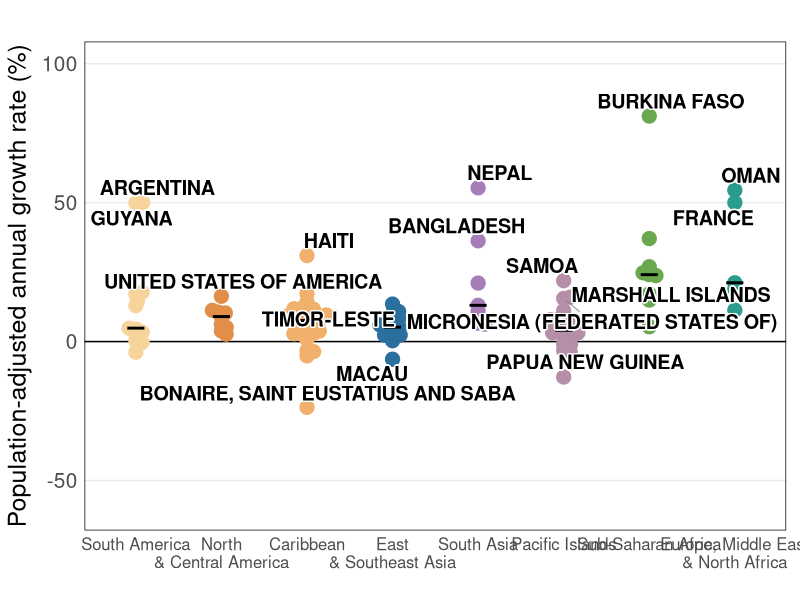
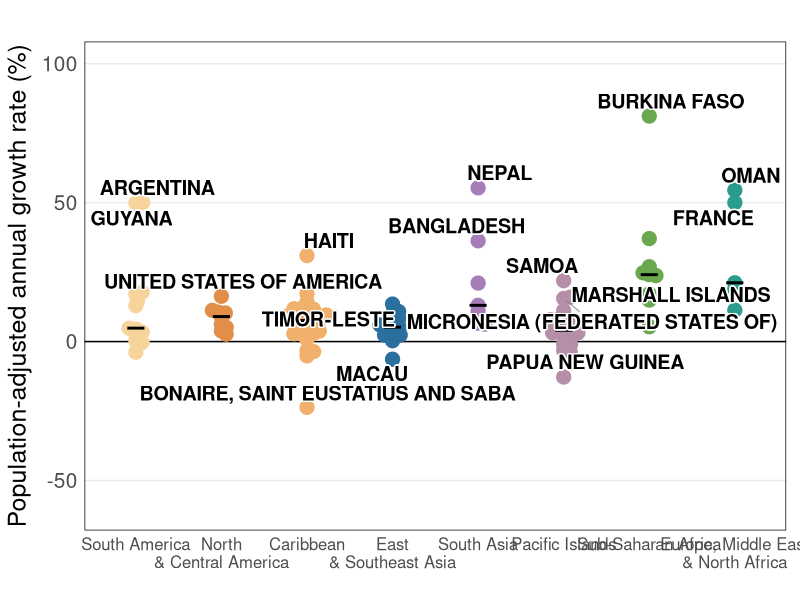

The R source for these figures, in order:
# ==============================================================================
# FIG 3B (MI) — per-country population-adjusted growth rates, 1990-2024
# ==============================================================================
# Fully MI-based: the DOTS are the per-country Rubin-pooled MI estimates
# (country_growth_pooled.csv, metric country_growth_pct) and the black MEDIAN
# lines are the median of the plotted per-country estimates — a visual summary
# of the dots, so the figure is self-consistent. The MI-pooled regional median
# (growth_pooled.csv, region_growth_pct: the median computed within each imputed
# dataset, then pooled) is a different summary read here ONLY for the console
# cross-check — it is not drawn in the figure and not a manuscript-cited number.
# Its interval covers the between-imputation spread only (percentile of the 50
# per-dataset medians), so it is not a full 95% CI.
# The median segments' x-positions are taken from the display-order factor
# explicitly, so they sit on the same category positions as the axis.
# Inputs:  runs/mi_full/growth/country_growth_pooled.csv, runs/mi_full/growth/growth_pooled.csv
# Output:  output/figures/fig3b_MI.png
# ==============================================================================

library(dplyr)
library(ggplot2)
library(ggbeeswarm)
library(ggrepel)
# Under Rscript there is no screen device, so print() of a plot would write Rplots.pdf;
# send those calls to a null device. ggsave() opens its own device and is unaffected.
if (!interactive()) pdf(NULL)

region_cols <- c(
  "South America" = "#F6D49B",
  "North & Central America" = "#E28E49",
  "Caribbean" = "#F2B06D",
  "East & Southeast Asia" = "#2A6F9E",
  "South Asia" = "#A57DB8",
  "Pacific Islands" = "#B58EA8",
  "Sub-Saharan Africa" = "#6AA84F",
  "Europe, Middle East & North Africa" = "#2A9D8F"
)
lv <- names(region_cols) # display order

cty <- read.csv("runs/mi_full/growth/country_growth_pooled.csv") %>%
  filter(metric == "country_growth_pct") %>%
  mutate(od_region = factor(od_region, levels = lv))
# direction of the pooled country-level growth rates
cat("\n=== country growth direction (pooled point estimates) ===\n")
cty %>%
  mutate(direction = case_when(
    point > 0 ~ "increasing",
    point < 0 ~ "decreasing",
    TRUE ~ NA_character_
  )) %>%
  count(direction) %>%
  as.data.frame() %>%
  print(row.names = FALSE)
print(as.data.frame(cty), row.names = FALSE)

# drawn lines = median of the plotted points; the MI-pooled regional medians
# (growth_pooled.csv) are read ONLY for the console cross-check below — they are
# not plotted and not cited in the manuscript
region_medians <- cty %>%
  group_by(od_region) %>%
  summarise(median_rate = median(point), n = dplyr::n(), .groups = "drop") %>%
  mutate(xpos = as.numeric(od_region))
pooled_medians <- read.csv("runs/mi_full/growth/growth_pooled.csv") %>%
  filter(metric == "region_growth_pct") %>%
  transmute(
    od_region = factor(scope, levels = lv), pooled = point,
    lwr = lwr, upr = upr
  ) %>%
  filter(!is.na(od_region))

cat("\n=== regional medians: drawn (median of plotted points) vs MI-pooled (growth_pooled.csv) ===\n")
chk <- region_medians %>% left_join(pooled_medians, by = "od_region")
for (i in seq_len(nrow(chk))) {
  cat(sprintf(
    "  %-36s drawn %6.2f | pooled %6.2f [%.2f, %.2f] (n=%d)\n",
    chk$od_region[i], chk$median_rate[i], chk$pooled[i], chk$lwr[i], chk$upr[i], chk$n[i]
  ))
}

cty %>%
  arrange(desc(point)) %>%
  slice_max(order_by = point, n = 10)

# outlier labelling
regional_stats <- cty %>%
  group_by(od_region) %>%
  summarise(median_growth = median(point), sd_growth = sd(point), .groups = "drop")
outliers <- cty %>%
  left_join(regional_stats, by = "od_region") %>%
  mutate(
    is_outlier2 = abs(point - median_growth) > 1.5 * sd_growth,
    is_outlier3 = abs(point - median_growth) > 1 * sd_growth
  ) %>%
  mutate(
    labels = ifelse((od_region %in% c("South Asia", "Sub-Saharan Africa", "Europe, Middle East & North Africa") & is_outlier3), TRUE, FALSE),
    labels = ifelse((!od_region %in% c("South Asia", "Sub-Saharan Africa", "Europe, Middle East & North Africa") & is_outlier2), TRUE, labels)
  ) %>%
  filter(labels)

n_clip <- sum(cty$point < -60 | cty$point > 100)
if (n_clip > 0) message(n_clip, " point(s) fall outside the y-limits (-60, 100) and are not drawn")

p <- ggplot(cty, aes(x = od_region, y = point)) +
  geom_hline(yintercept = 0, color = "black", linewidth = 0.5) +
  geom_beeswarm(aes(color = od_region),
    size = 4.5, cex = 1,
    method = "swarm", priority = "density"
  ) +
  geom_segment(
    data = region_medians,
    aes(x = xpos - 0.1, xend = xpos + 0.1, y = median_rate, yend = median_rate),
    linewidth = 1, color = "black"
  ) +
  ggrepel::geom_text_repel(
    data = outliers, aes(label = adm_0_name),
    size = 5, color = "black", fontface = "bold", bg.color = "white", bg.r = 0.1,
    box.padding = 0.3, point.padding = 0.3, segment.color = "grey50",
    segment.size = 0.3, max.overlaps = Inf,
    seed = 123 # fixed label placement, so the figure is identical on every run
  ) +
  scale_color_manual(values = region_cols) +
  scale_y_continuous(breaks = seq(-50, 100, by = 50), limits = c(-60, 100)) +
  scale_x_discrete(labels = function(x) gsub(" & ", "\n& ", x)) +
  theme_minimal() +
  theme(
    panel.grid.major.x = element_blank(),
    panel.grid.minor = element_blank(),
    axis.text.x = element_text(size = 12),
    axis.text.y = element_text(size = 15),
    axis.title.x = element_text(size = 18, face = "bold", vjust = 0),
    axis.title.y = element_text(size = 18, face = "plain", vjust = 2),
    legend.position = "bottom",
    panel.border = element_rect(color = "black", fill = NA, linewidth = 0.5),
    plot.margin = margin(30, 10, 20, 10)
  ) +
  labs(x = NULL, y = "Population-adjusted annual growth rate (%)") +
  guides(color = "none")

print(p)
ggsave(
  plot = p, "output/figures/fig3b_MI.png", bg = "white",
  width = 14, height = 8, dpi = 300
)

# ---- Source data for Fig. 3b: country growth rates and the regional medians drawn as lines ----
# Assembled into one workbook per figure by script/fig_source_data_xlsx.R.
dir.create("output/source_data", recursive = TRUE, showWarnings = FALSE)
write.csv(cty %>% transmute(adm_0_name, ISO_A0, od_region, growth_pct_per_year = point, lwr, upr) %>%
    arrange(od_region, adm_0_name),
  "output/source_data/fig3b_source_data_countries.csv", row.names = FALSE)
write.csv(region_medians %>% transmute(od_region, median_growth_pct_per_year = median_rate, n_countries = n),
  "output/source_data/fig3b_source_data_region_median.csv", row.names = FALSE)
